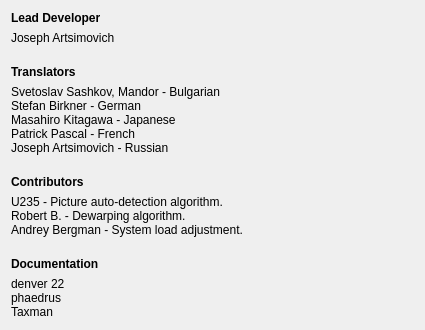
         <widget class="QWidget" name="scrollAreaWidgetContents">
          <property name="geometry">
           <rect>
            <x>0</x>
            <y>0</y>
            <width>425</width>
            <height>313</height>
           </rect>
          </property>
          <layout class="QVBoxLayout" name="verticalLayout_2">
           <item>
            <widget class="QLabel" name="label_2">
             <property name="styleSheet">
              <string notr="true">font-weight: bold;</string>
             </property>
             <property name="text">
              <string>Lead Developer</string>
             </property>
            </widget>
           </item>
           <item>
            <widget class="QLabel" name="label_5">
             <property name="text">
              <string notr="true">Joseph Artsimovich
</string>
             </property>
            </widget>
           </item>
           <item>
            <widget class="QLabel" name="label_7">
             <property name="styleSheet">
              <string notr="true">font-weight: bold;</string>
             </property>
             <property name="text">
              <string>Translators</string>
             </property>
            </widget>
           </item>
           <item>
            <widget class="QLabel" name="label_8">
             <property name="text">
              <string notr="true">Svetoslav Sashkov, Mandor - Bulgarian
Stefan Birkner - German
Masahiro Kitagawa - Japanese
Patrick Pascal - French
Joseph Artsimovich - Russian
</string>
             </property>
            </widget>
           </item>
           <item>
            <widget class="QLabel" name="label_6">
             <property name="styleSheet">
              <string notr="true">font-weight: bold;</string>
             </property>
             <property name="text">
              <string>Contributors</string>
             </property>
            </widget>
           </item>
           <item>
            <widget class="QLabel" name="label_9">
             <property name="text">
              <string>U235 - Picture auto-detection algorithm.
Robert B. - Dewarping algorithm.
Andrey Bergman - System load adjustment.
</string>
             </property>
            </widget>
           </item>
           <item>
            <widget class="QLabel" name="label_10">
             <property name="styleSheet">
              <string notr="true">font-weight: bold;</string>
             </property>
             <property name="text">
              <string>Documentation</string>
             </property>
            </widget>
           </item>
           <item>
            <widget class="QLabel" name="label_11">
             <property name="text">
              <string>denver 22
phaedrus
Taxman</string>
             </property>
            </widget>
           </item>
           <item>
            <spacer name="verticalSpacer_2">
             <property name="orientation">
              <enum>Qt::Vertical</enum>
             </property>
             <property name="sizeHint" stdset="0">
              <size>
               <width>20</width>
               <height>0</height>
              </size>
             </property>
            </spacer>
           </item>
          </layout>
         </widget>
